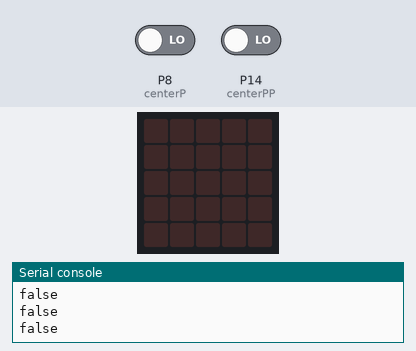
This program was run on a simulated BBC micro:bit (MakeCode). Parts: the board's 5×5 LED display, the last lines printed to the serial console. The inputs (shaded band) are chosen by the test bench; at power-on: P8 (centerP) LOW, P14 (centerPP) LOW.

Above: at 1.2 s.
1.3 s: P8 (centerP) driven HIGH
At 2.1 s:
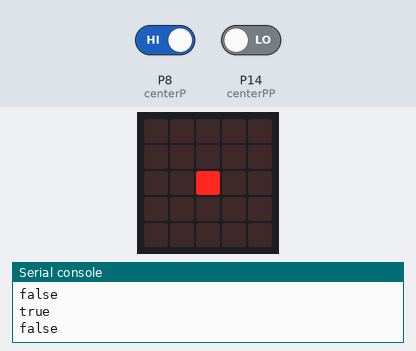
2.8 s: P8 (centerP) driven LOW
At 3.1 s:
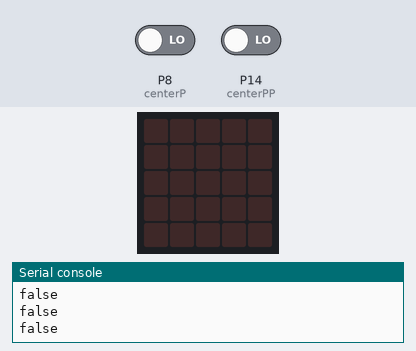
Timing chart, 0 to 5.8 s (numbered marks = the images above; inputs shaded):
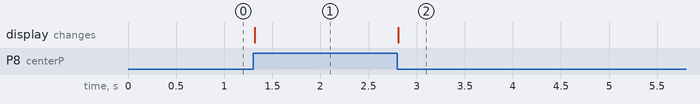

Measured:
- after the input at 1.3 s, the display: changes at once (image 1)
- after the input at 2.8 s, the display: changes at once (image 2)

The program:

main.ts
```typescript
const centerP: DigitalPin = DigitalPin.P8
pins.setPull(centerP, PinPullMode.PullNone)

let center: boolean = false

basic.forever(function() {

    center = pins.digitalReadPin(centerP) == 1


    if (center)
        led.plot(2, 2)
    else
        led.unplot(2, 2)
console.log(center)
    basic.pause(10)
})

const centerPP: DigitalPin = DigitalPin.P14
pins.setPull(centerPP, PinPullMode.PullNone)

let centerPPP: boolean = false

basic.forever(function () {

    centerPPP = pins.digitalReadPin(centerPP) == 1


    if (center)
        led.plot(2, 2)
    else
        led.unplot(2, 2)
    console.log(centerPPP)
    basic.pause(10)
})
```

test.ts
```typescript
// Tady jsou testy. Při použití tohoto balíčku jako rozšíření nebude zkompilováno.
```
